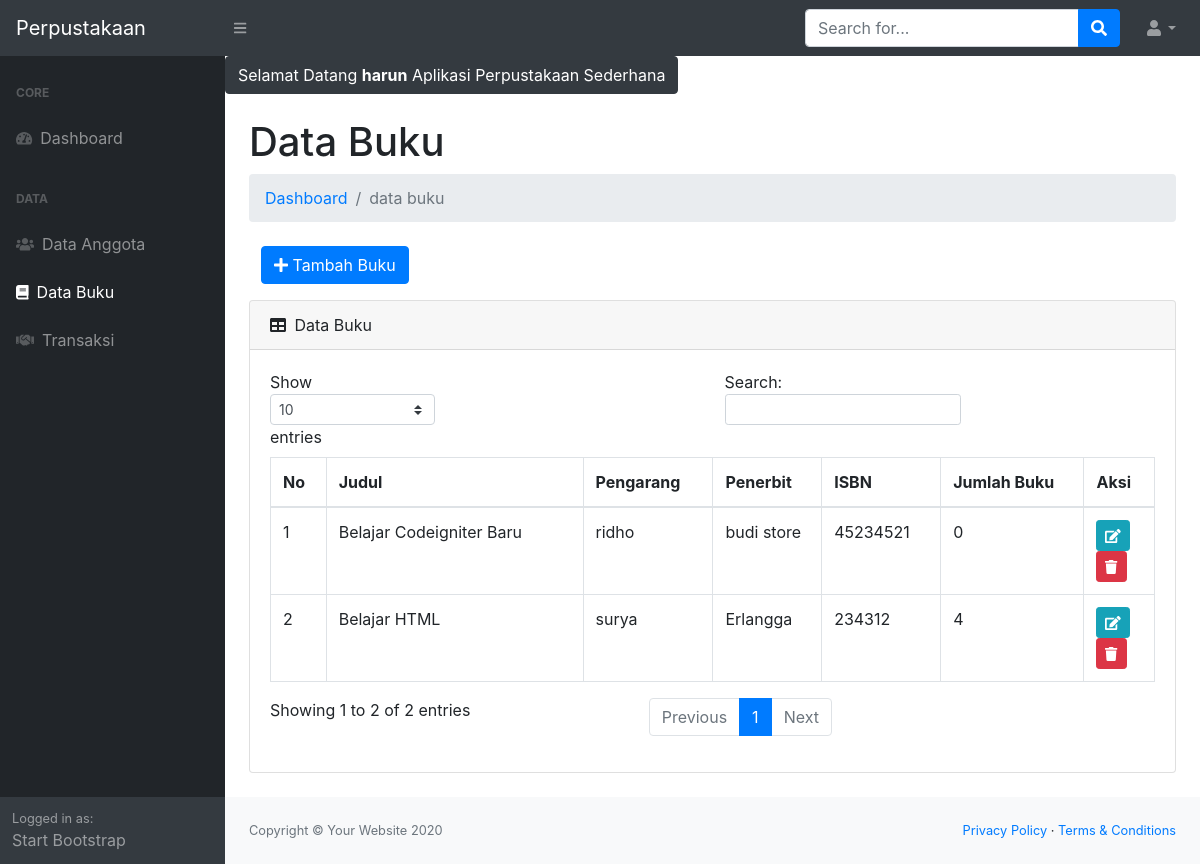
Page /index.php?p=buku (signed in) on the committed database.
### tables this page shows
CREATE TABLE `tb_buku` (
  `id_buku` int(11) NOT NULL,
  `judul_buku` varchar(200) NOT NULL,
  `pengarang_buku` varchar(100) NOT NULL,
  `penerbit_buku` varchar(150) NOT NULL,
  `tahun_terbit` varchar(4) NOT NULL,
  `isbn` varchar(25) NOT NULL,
  `jumlah_buku` int(3) NOT NULL,
  `lokasi` enum('Rak 1','Rak 2','Rak 3') NOT NULL,
  `tgl_input` date NOT NULL
);

### page/buku/buku.php (the view)
<?php
$ambilBuku = $conn->query("SELECT * FROM tb_buku ORDER BY id_buku DESC") or die(mysqli_error($conn));
?>
<h1 class="mt-4">Data Buku</h1>
<ol class="breadcrumb mb-4">
    <li class="breadcrumb-item"><a href="index.php">Dashboard</a></li>
    <li class="breadcrumb-item active">data buku</li>
</ol>
<div class="col-md-6">
    <a href="?p=buku&aksi=tambah" class="btn btn-primary mb-3"><i class="fa fa-plus"></i> Tambah Buku</a>
</div>
<div class="card mb-4">
    <div class="card-header">
        <i class="fas fa-table mr-1"></i>
        Data Buku
    </div>
    <div class="card-body">
        <div class="table-responsive">
            <table class="table table-bordered" id="dataTable" width="100%" cellspacing="0">
                <thead>
                    <tr>
                        <th>No</th>
                        <th>Judul</th>
                        <th>Pengarang</th>
                        <th>Penerbit</th>
                        <th>ISBN</th>
                        <th>Jumlah Buku</th>
                        <th>Aksi</th>
                    </tr>
                </thead>
                <tbody>
                    <?php
                    $no = 1;
                    while ($pecahBuku = $ambilBuku->fetch_assoc()) {
                    ?>
                    <tr>
                        <td><?= $no++; ?></td>
                        <td><?= $pecahBuku['judul_buku']; ?></td>
                        <td><?= $pecahBuku['pengarang_buku']; ?></td>
                        <td><?= $pecahBuku['penerbit_buku']; ?></td>
                        <td><?= $pecahBuku['isbn']; ?></td>
                        <td><?= $pecahBuku['jumlah_buku']; ?></td>
                        <td>
                            <a href="?p=buku&aksi=ubah&id=<?= $pecahBuku['id_buku']; ?>" class="btn btn-info btn-sm"><i class="fa fa-edit"></i></a>
                            <a href="?p=buku&aksi=hapus&id=<?= $pecahBuku['id_buku']; ?>" class="btn btn-danger btn-sm"><i class="fa fa-trash" onclick="return confirm('Yakin ?')"></i></a>
                        </td>
                    </tr>
                    <?php } ?>
                </tbody>
            </table>
        </div>
    </div>
</div>

### rows in the picture
tb_buku: judul_buku "Belajar Codeigniter Baru", pengarang_buku "ridho", penerbit_buku "budi store", isbn "45234521", jumlah_buku "0"
tb_buku: judul_buku "Belajar HTML", pengarang_buku "surya", penerbit_buku "Erlangga", isbn "234312", jumlah_buku "4"

### other values in the picture
$_SESSION['login']['nama'] "harun"
